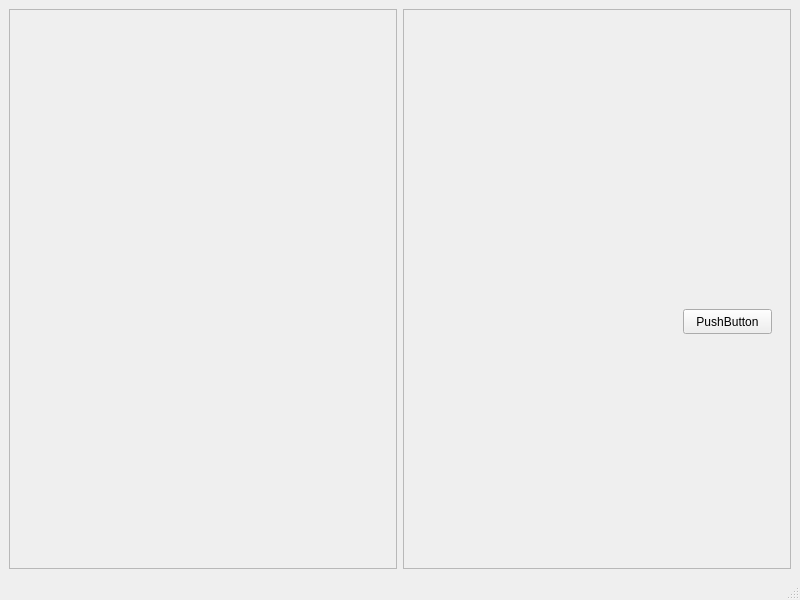
<?xml version="1.0" encoding="UTF-8"?>
<ui version="4.0">
 <class>MainWindow</class>
 <widget class="QMainWindow" name="MainWindow">
  <property name="geometry">
   <rect>
    <x>0</x>
    <y>0</y>
    <width>800</width>
    <height>600</height>
   </rect>
  </property>
  <property name="windowTitle">
   <string>MainWindow</string>
  </property>
  <widget class="QWidget" name="centralwidget">
   <layout class="QGridLayout" name="gridLayout">
    <item row="0" column="0">
     <widget class="QScrollArea" name="scrollArea">
      <property name="widgetResizable">
       <bool>true</bool>
      </property>
      <widget class="QWidget" name="scrollAreaWidgetContents">
       <property name="geometry">
        <rect>
         <x>0</x>
         <y>0</y>
         <width>386</width>
         <height>536</height>
        </rect>
       </property>
      </widget>
     </widget>
    </item>
    <item row="0" column="1">
     <widget class="QFrame" name="frame">
      <property name="frameShape">
       <enum>QFrame::StyledPanel</enum>
      </property>
      <property name="frameShadow">
       <enum>QFrame::Raised</enum>
      </property>
      <layout class="QGridLayout" name="gridLayout_2">
       <item row="0" column="0">
        <widget class="QStackedWidget" name="stackedWidget">
         <property name="currentIndex">
          <number>1</number>
         </property>
         <widget class="QWidget" name="page">
          <widget class="QPushButton" name="pushButton">
           <property name="geometry">
            <rect>
             <x>60</x>
             <y>190</y>
             <width>89</width>
             <height>25</height>
            </rect>
           </property>
           <property name="text">
            <string>PushButton</string>
           </property>
          </widget>
         </widget>
         <widget class="QWidget" name="page_2">
          <widget class="QPushButton" name="pushButton_2">
           <property name="geometry">
            <rect>
             <x>270</x>
             <y>290</y>
             <width>89</width>
             <height>25</height>
            </rect>
           </property>
           <property name="text">
            <string>PushButton</string>
           </property>
          </widget>
         </widget>
        </widget>
       </item>
      </layout>
     </widget>
    </item>
   </layout>
  </widget>
  <widget class="QMenuBar" name="menubar">
   <property name="geometry">
    <rect>
     <x>0</x>
     <y>0</y>
     <width>800</width>
     <height>22</height>
    </rect>
   </property>
  </widget>
  <widget class="QStatusBar" name="statusbar"/>
 </widget>
 <resources/>
 <connections/>
</ui>
